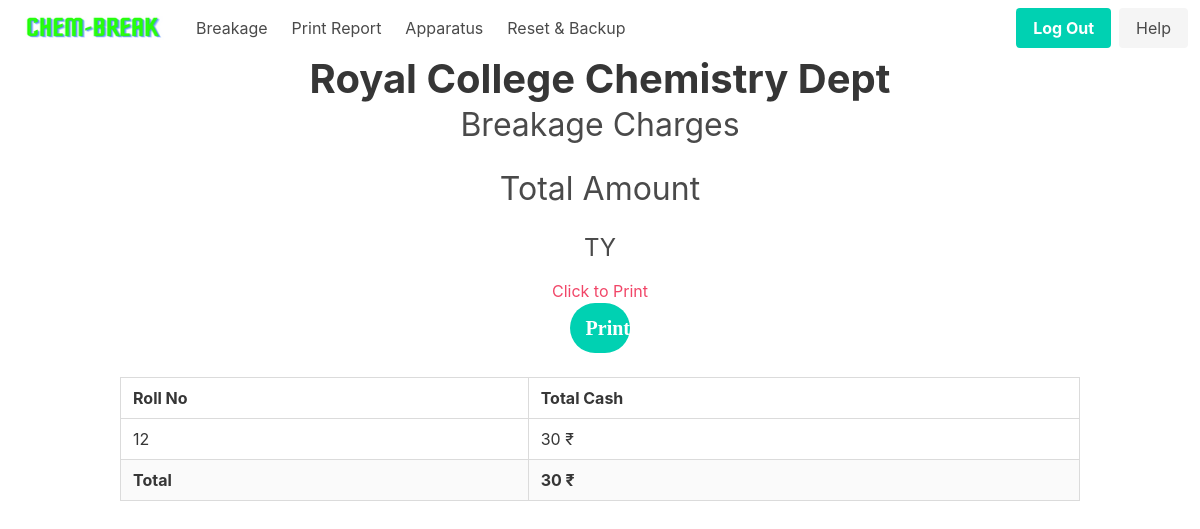
Page /home/records/getMoney/ty (signed in) on the earlier database version.
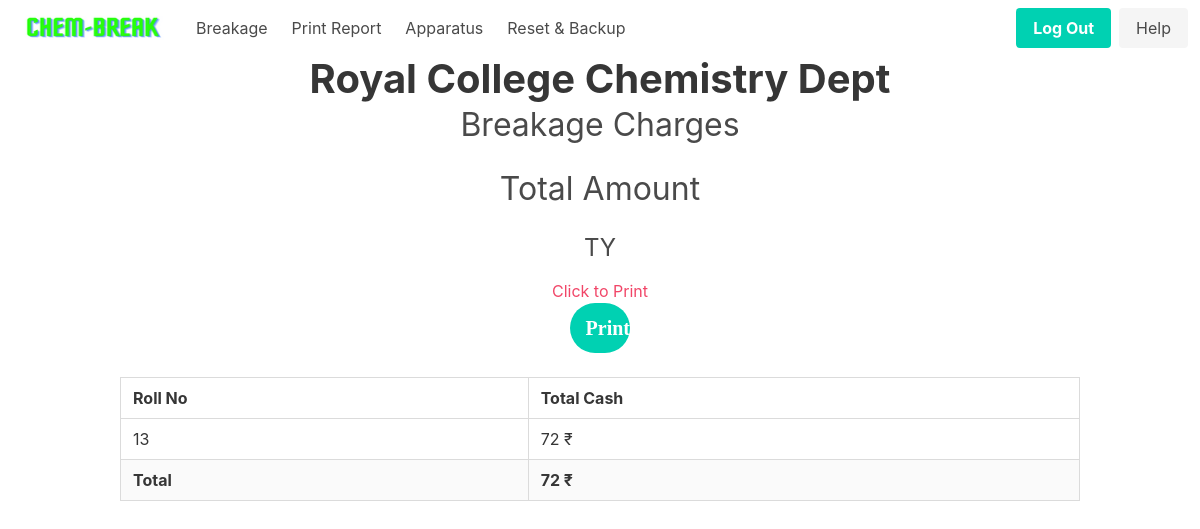
Same page on the later database version.
### app/models.py (models this page shows, shortened)
class Student(db.Model):
    __tablename__ = "student"
    id = db.Column(db.Integer, primary_key=True)
    unique_id = db.Column(db.String(100), unique=True, nullable=False)
    roll_no = db.Column(db.String(10), nullable=False)
    class_ = db.Column(db.String(10), nullable=False)
    section = db.Column(db.String(10), nullable=False, default="Chemistry")
    total_amount = db.relationship('Bank', backref='student', lazy=True)

### app/routes.py (the view)
@main.route("/home/records/getMoney/<string:class_name>")
@login_required
def getMoney(class_name):
    valid_classes = ['fy', 'sy', 'ty']
    if class_name.lower() not in valid_classes:
        abort(404)
    class_students = Student.query.filter_by(class_=class_name.lower()).all()
    class_records = []
    total_amount_to_collect = 0
    for student in class_students:
        bank = Bank.query.filter_by(
            unique_student_id=student.unique_id).first().amount
        total_amount_to_collect += bank
        collect_money = CollectMoney(
            rollno=student.roll_no,
            total_cash=bank,
        )
        class_records.append(collect_money)
    sorted_records = sorted(class_records, key=lambda x: x.rollno)
    return render_template('collect_money.html', collect_money_list=sorted_records, class_name=class_name.upper(), total_amount_to_collect=total_amount_to_collect)

### app/__init__.py (called while the page is built)
def create_app(config=None):
    app = Flask(__name__)
    if config:
        app.config.from_object(config)
    db.init_app(app)
    login_manager = LoginManager()
    login_manager.login_view = 'auth.login'
    login_manager.init_app(app)
    with app.app_context():
        from app.models import User, Breakage, Student, Apparatus, Record, Bank
        db.create_all()
    migrate.init_app(app, db)
    from app.models import User
    @login_manager.user_loader
    def load_user(user_id):
        return User.query.get(int(user_id))
    from .auth import auth as auth_blueprint
    app.register_blueprint(auth_blueprint)
    from .routes import main as main_blueprint
    app.register_blueprint(main_blueprint)
    return app

### app/templates/collect_money.html (shortened to what this page needs)
{% extends 'nav_base.html' %}
{% block content %}
<div class="container">
    <div class="columns is-vcentered is-center">
        <div class="column">
            <h1 class="title is-2 has-text-centered has-text-weight-bold">Royal College Chemistry Dept</h1>
            <h2 class="subtitle is-3 has-text-centered">Breakage Charges</h2>
            <h2 class="subtitle is-3 has-text-centered">Total Amount</h2>
            <h3 class="subtitle is-4 has-text-centered">{{ class_name }}</h3>
        </div>
    </div>
</div>
<div class="has-text-centered no-print mt-4">
    <h2 class="has-text-danger">Click to Print</h2>
    <a class="button is-primary is-medium is-rounded is-fixed-bottom-right" href="#"
        onclick="window.print(); return false;">
        <span class="icon">
            <i class="fas fa-print">Print</i>
        </span>
    </a>
</div>
<div class="container">
    <table class="table is-fullwidth is-bordered is-striped mt-5">
        <thead>
            <tr>
                <th>Roll No</th>
                <th>Total Cash</th>
            </tr>
        </thead>
        <tbody>
            {% for item in collect_money_list %}
            <tr>
                <td>{{ item.rollno }}</td>
                <td>{{ item.total_cash }} ₹</td>
            </tr>
            {% endfor %}
            <tr>
                <td><b>Total</b></td>
                <td><b>{{ total_amount_to_collect }} ₹ </b></td>
            </tr>
        </tbody>
    </table>
</div>
{% endblock %}

Differences in the rows shown:
removed Student: rollno "12", total_cash "30"
now on this page (row edited): Student: rollno "13", total_cash "72"
Other differences:
{{ total_amount_to_collect }}: "30" → "72"
